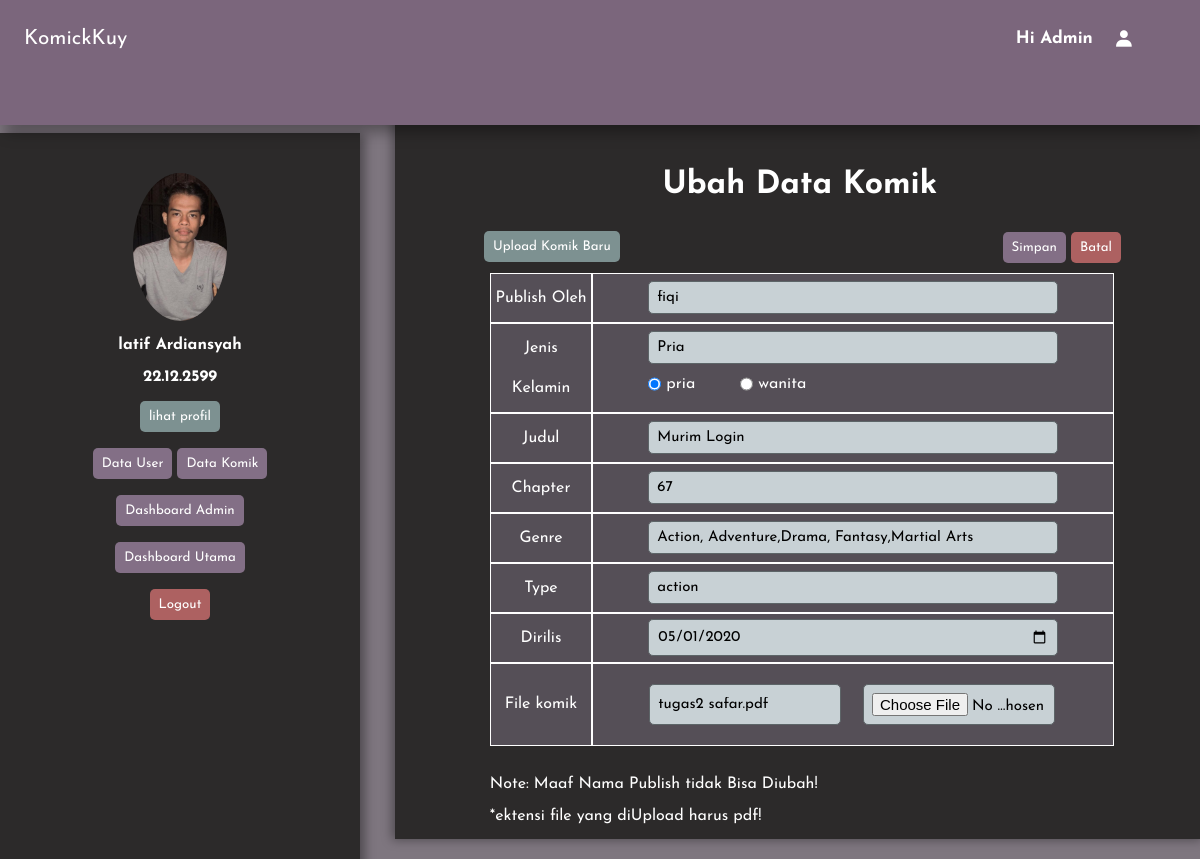
/data/komikUbah.php?publish_oleh=fiqi, run on the app's committed database.
### tables this page shows
CREATE TABLE `komik` (
  `idkomik` int(10) NOT NULL,
  `publish_oleh` varchar(20) NOT NULL,
  `jenis_kelamin` varchar(7) NOT NULL,
  `judulkomik` varchar(20) NOT NULL,
  `Chapter` int(11) NOT NULL,
  `kodeuser` int(10) NOT NULL,
  `genre` varchar(50) NOT NULL,
  `type` varchar(20) NOT NULL,
  `dirilis` date NOT NULL,
  `filekomik` varchar(50) NOT NULL
);

### data/komikUbah.php (the view, shortened to what this page needs)
</html>
<!DOCTYPE html>
<html lang="en">
<head>
    <link href='https://unpkg.com/boxicons@2.1.4/css/boxicons.min.css' rel='stylesheet'>
</head>
<body>
    <header>
        <nav>
            <a href="index.html">KomickKuy</a>
            <ul id="menu-list" class="hidden">
                <li>
                    <h5>Hi Admin</h5>
                </li>
                <i class='bx bxs-user'></i>
            </ul>
        </nav>
    </header>
    <div class="con">
        <div class="admin">
            <img src="../dashboardAdmin/img/IMG-20210520-WA0013.jpg" alt="">
            <h4>latif Ardiansyah</h4>
            <h4>22.12.2599</h4>
            <div class="button">
                <a href="../dashboardAdmin/profiladmin.php"><button id="profil">lihat profil</button></a>
            </div>
            <div class="button">
                <a href="datauser.php"><button>Data User</button></a>
                <a href="datakomik.php"><button>Data Komik</button></a>
            </div>
            <a href="../dashboardAdmin/index.php" class="button" id="dash"><button>Dashboard Admin</button></a>
            <a href="dashUtama.php" class="button"><button>Dashboard Utama</button></a>
            <a href="../dashboardAdmin/logout.php" class="logout"><button>Logout</button></a>
        </div>
        <div class="tabel">
            <h1>Ubah Data Komik</h1>
            <a href="tambahKomik.php"><button class="tambahuser">Upload Komik Baru</button></a>
            <?php
            include "dataBaseKomicKuy.php";
            if ($_SERVER['REQUEST_METHOD'] == 'GET') {
                if (isset($_GET['publish_oleh'])) {
                    $oleh = $_GET['publish_oleh'];
                    $sql = "SELECT * FROM komik WHERE publish_oleh='$oleh'";
                    $hasil = mysqli_query($connect, $sql);
                    if ($hasil) {
                        $data = mysqli_fetch_assoc($hasil);
                        if ($data) {
                            $publsih = $data['publish_oleh'];
                            $kelamin = $data['jenis_kelamin'];
                            $judul = $data['judulkomik'];
                            $chapter = $data['Chapter'];
                            $genre = $data['genre'];
                            $tipe = $data['type'];
                            $rilis = $data['dirilis'];
                            $file = $data['filekomik'];
                        } else {
                            echo "gagal";
                        }
                    } else {
                        echo "Error: " . mysqli_error($connect);
                    }
                } else {
                    echo "Username tidak tersedia.";
                }
            } else {
                echo "";
            }
            ?>
            <form method="post" action="ubah_komik_action.php" enctype="multipart/form-data">
                <div class="sum">
                    <input type="submit" name="ubah" value="Simpan">
                    <input class="sum2" type="reset" value="Batal">
                </div>
                <table cellpadding="5" cellspacing="0">
                    <tr>
                        <td>Publish Oleh</td>
                        <td>
                            <input type="text" value="<?php echo $publsih ?>" disabled>
                        </td>
                    </tr>
                    <tr>
                        <td>Jenis Kelamin</td>
                        <td class="jeniskelamin">
                            <input type="text" name="gender" id="kelaminInput" value="<?php echo $kelamin ?>" disabled>
                            <div class="kelamin">
                                <label>
                                <input onclick="updateKelamin()" type="radio" name="gender" value="Pria" <?php echo ($kelamin == 'Pria') ? 'checked' : ''; ?>>
                                    <p>pria</p>
                                </label>
                                <label>
                                <input onclick="updateKelamin()" type="radio" name="gender" value="Wanita" <?php echo ($kelamin == 'Wanita') ? 'checked' : ''; ?>>
                                    <p>wanita</p>
                                </label>
                            </div>
                        </td>
                    </tr>
                    <tr>
                        <td>Judul</td>
                        <td>
                            <input type="text" name="judul" value="<?php echo $judul ?>">
                        </td>
                    </tr>
                    <tr>
                        <td>Chapter</td>
                        <td>
                            <input type="text" name="chapter" value="<?php echo $chapter ?>">
                        </td>
                    </tr>
                    <tr>
                        <td>Genre</td>
                        <td>
                            <input type="text" name="genre" value="<?php echo $genre ?>">
                        </td>
                    </tr>
                    <tr>
                        <td>Type</td>
                        <td>
                            <input type="text" name="type" value="<?php echo $tipe ?>">
                        </td>
                    </tr>
                    <tr>
                        <td>Dirilis</td>
                        <td>
                            <input type="date" name="rilis" value="<?php echo $rilis ?>" style="cursor:text;">
                        </td>
                    </tr>
                    <tr>
                        <td>File komik</td>
                        <td style="display: flex; padding:20px; gap:10px;">
                            <input style="width:40%; position:relative; left:7.5%;" type="text" name="files" value="<?php echo $file ?>" disabled>
                            <input style="width: 40%; position:relative; left:10%;" type="file" name="files_upload">
                        </td>
                    </tr>
                </table>
                <p>Note: Maaf Nama Publish tidak Bisa Diubah! <br><br>
                    *ektensi file yang diUpload harus pdf! </p>
            </form>
        </div>
    </div>
</body>
</html>

### data/komikUbah.php (style rules this page uses)
* { padding: 0; margin: 0; font-family: 'Josefin Sans', sans-serif; }
body { background-color: rgba(65, 53, 66, 0.676); overflow-x: hidden; }
header { position: fixed; width: 100%; height: 15.6vh; background-color: rgb(123, 102, 124); line-height: 30px; box-shadow: 5px 6px 15px rgba(0, 0, 0, 0.37); z-index: 1; }
nav { display: flex; padding: 1.5em; justify-content: space-between; align-items: center; }
nav ul { display: flex; align-items: center; gap: 1em; list-style: none; font-size: 1.3em; position: relative; right: 2em; }
nav a { color: white; text-decoration: none; font-size: 1.3em; }
nav ul li h5 { text-decoration: none; color: rgb(255, 255, 255); }
nav ul i { color: white; }
.con { display: flex; justify-content: center; align-items: center; height: 100vh; gap: 30px; }
.con .admin { display: flex; flex-direction: column; background-color: rgb(44, 42, 42); width: 30%; height: 86%; top: 15.5%; position: fixed; right: 70%; align-items: center; gap: 1em; box-shadow: 5px 1px 10px rgba(0, 0, 0, 0.37); }
.con .admin img { width: 26%; height: 20%; object-fit: cover; border-radius: 100%; margin-top: 2.5em; }
.con .admin h4 { color: white; }
.con .admin .button button { background-color: rgb(131, 111, 134); color: white; padding: 9px; border: none; border-radius: 5px; cursor: pointer; transition: transform 1s, 1s; }
.con .admin .button #profil { background-color: rgb(125, 145, 145); }
.con .admin .logout button { background-color: rgb(173, 97, 97); border: none; padding: 9px; border-radius: 5px; color: white; cursor: pointer; transition: transform 1s, 1s; }
.con .tabel { background-color: rgb(44, 42, 42); width: 65%; position: absolute; z-index: 0; right: -0.4%; top: -34.5%; color: white; padding: 15px; margin-top: 50vh; box-shadow: -3px 1px 10px rgba(0, 0, 0, 0.37); }
.con .tabel h1 { text-align: center; margin-top: 50px; }
.con .tabel table { width: 80%; text-align: center; line-height: 40px; margin-left: 5em; margin-top: 2.5em; position: relative; bottom: 30px; }
.con .tabel form table tr td { padding: 4px; background-color: rgb(85, 79, 87); border: 1px solid white; color: white; }
.con .tabel form table tr td input { padding: 8px; border-radius: 5px; outline: none; border: none; background-color: rgb(200, 209, 213); color: black; width: 80%; font-size: 15px; border: 1px solid rgb(93, 101, 104); }
.con .tabel form table .jeniskelamin .kelamin { display: flex; align-items: center; position: relative; left: 10%; gap: 50px; }
.con .tabel form table .jeniskelamin .kelamin label { display: flex; }
.tabel form table .jeniskelamin .kelamin label p { position: relative; left: 5px; }
.con .tabel form .sum input { background-color: black; position: relative; left: 76%; border: none; background-color: rgb(131, 111, 134); padding: 9px; border-radius: 5px; color: white; cursor: pointer; }
.con .tabel form .sum .sum2 { background-color: rgb(173, 97, 97); }
.con .tabel .tambahuser { position: relative; bottom: -30px; left: 9.5%; background-color: rgb(125, 145, 145); color: white; padding: 9px; border-radius: 5px; border: none; cursor: pointer; }
.con .tabel form p { position: relative; left: 80px; }

### data on the page
komik: publish_oleh "fiqi", gender "Pria", jenis_kelamin "☑ pria", jenis_kelamin "☐ wanita", judul "Murim Login", chapter "67", genre "Action, Adventure,Drama, Fantasy,Martial Arts", type "action", rilis "05/01/2020", files "tugas2 safar.pdf"
